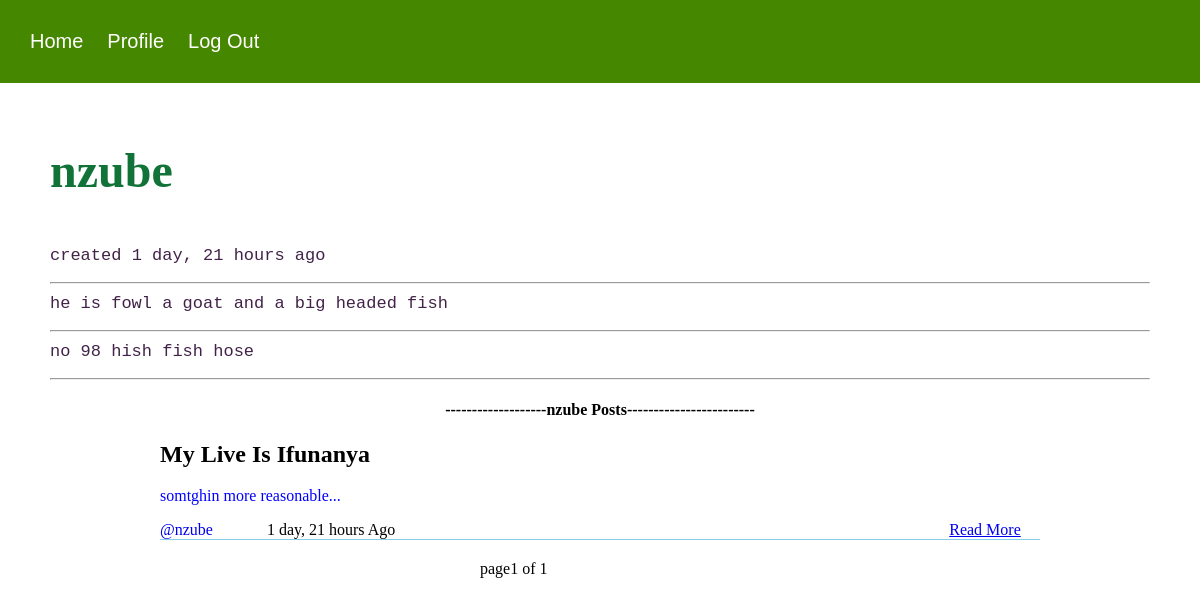
Page /viewprofile/?user=nzube (signed in) on the committed database.
### core/models.py (models this page shows, shortened)
class Profile(models.Model):
	user = models.OneToOneField('auth.User',on_delete = models.CASCADE,related_name = 'profile')
	bio = models.CharField(max_length = 1220)
	address = models.CharField(max_length = 1220)
	roles = models.ForeignKey('Role',on_delete = models.CASCADE,related_name= 'profiles',null = True)
	date = models.DateTimeField(auto_now_add = True)

class Post(models.Model):
	profile = models.ForeignKey(Profile,on_delete = models.CASCADE,related_name= 'posts')
	title = models.CharField(max_length = 2030)
	body = models.CharField(max_length = 237898)
	date = models.DateTimeField(auto_now_add = True)
	def readmore_url(self):
		return reverse('readmore',kwargs = {'id':self.id})

### core/views.py (the view)
# urls.py: path('viewprofile/',ViewProfile.as_view(),name = 'viewprofile'),
class ViewProfile(UserMixin,generic.View):
	template_name = 'viewprofile.html'
	context = {}
	def get(self,request,*args,**kwargs):
		username = request.GET.get('user')
		user = User.objects.filter(username = username).first()
		self.context['user'] = user
		posts  = user.profile.posts.all()
		items_per_page = 3
		paginator = Paginator(posts,items_per_page)
		page = self.request.GET.get('page',None)
		print(page)
		try:
			posts = paginator.page(page)
		except PageNotAnInteger:
			posts = paginator.page(1)
		except EmptyPage:
			posts = paginator.page(paginator.num_page)
		self.context['posts'] = posts
		self.context['user'] = user
		return render(request,self.template_name,self.context)

### core/utils.py (called while the page is built)
	def test_func(self):
		response = self.request.user.profile.roles.name == 'User'
		return response

### templates/viewprofile.html (shortened to what this page needs)
{%extends 'base.html'%}
{%block body%}
<div class="profile-container">
<h3 class="profile-heading" style="margin-top: 10px">{{user.username}}</h3>
<p class="profile-items" style="margin-top: 10px">created {{user.profile.date|timesince}} ago</p>
<hr/>
<p class="profile-items" style="margin-top: 10px">{{user.profile.bio}}</p>
<hr/>
<p class="profile-items" style="margin-top: 10px">{{user.profile.address}}</p>
<hr/>
<h4 style="text-align: center;">-------------------{{user.username}} Posts------------------------</h4>
{%for obj in posts%}
		<div class = 'post-block'>
			<h2 style="">{{obj.title|title}}</h2>
			<p style="color: blue;">{{obj.body|truncatechars:400}}...</p>
			<a style="text-decoration: none;margin-right: 50px" href="{% url 'viewprofile'%}?user={{obj.profile.user.username}}"> @{{obj.profile.user.username}}</a>
			<div style="display: inline;">
			<p style="text-align: right;display: inline;">{{obj.date|timesince}} Ago</p>
			<a href="{{obj.readmore_url}}" style="display: inline;text-align: right;margin-left: 550px;">Read More</a>
			</div>
		</div>
	{% endfor %}
	<div style="left: 40%;position: absolute;">
		<span>
			page{{posts.number}} of {{posts.paginator.num_pages}}
		</span>
</div>
</div>
{%endblock%}

### static/styles.css (style rules this page uses)
body { padding: 0px; margin: 0px; }
.profile-heading { font-size: 48px; font-family: cursive; color: #127338; text-align: left; }
.profile-items { font-size: 17px; font-family: monospace; color: #422248; text-align: left; }
.post-block { width: 80%; margin-left: auto; margin-right: auto; / color: blue; margin-bottom: 20px; border-bottom: 1px solid skyblue; }

### rows in the picture
Post: title "My Live Is Ifunanya", body "somtghin more reasonable", profile.user.username "nzube", date "1 day, 21 hours"

### other values in the picture
{{ user.username }} "nzube"
{{ user.profile.date|timesince }} "1 day, 21 hours"
{{ user.profile.bio }} "he is fowl a goat and a big headed fish"
{{ user.profile.address }} "no 98 hish fish hose"
{{ posts.number }} "1"
{{ posts.paginator.num_pages }} "1"
